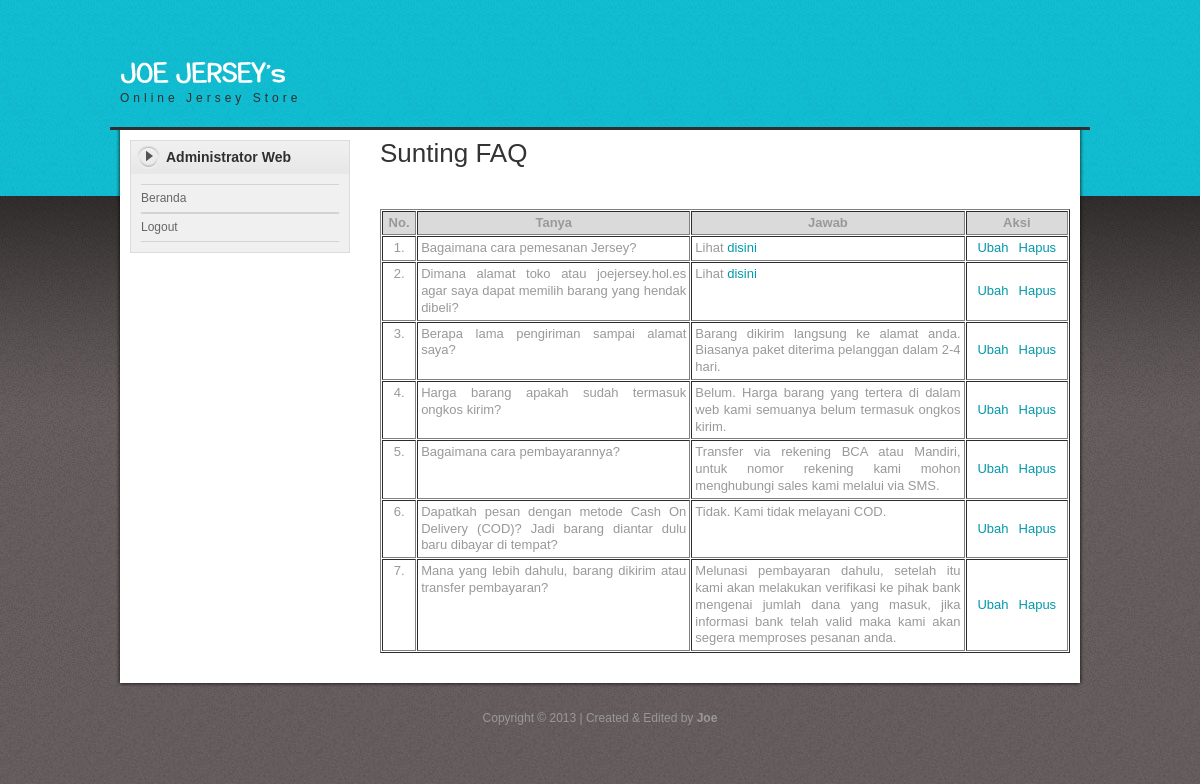
The page /sunting_faq.php (signed in) on the database its author committed.
### tables this page shows
CREATE TABLE `tabel_faq` (
  `id_faq` int(10) NOT NULL auto_increment,
  `tanya_faq` text NOT NULL,
  `jawab_faq` text NOT NULL,
  PRIMARY KEY  (`id_faq`)
);

### sunting_faq.php (the view, shortened to what this page needs)
<?php session_start();
	if(session_is_registered('username')){
?>
<!DOCTYPE html PUBLIC "-//W3C//DTD XHTML 1.0 Transitional//EN" "http://www.w3.org/TR/xhtml1/DTD/xhtml1-transitional.dtd">
<html xmlns="http://www.w3.org/1999/xhtml">
<head>
<link href="templatemo_style.css" rel="stylesheet" type="text/css" />
<link rel="stylesheet" href="nivo-slider.css" type="text/css" media="screen" />
<link rel="stylesheet" type="text/css" href="css/ddsmoothmenu.css" />
</head>
<body>
	<div id="templatemo_body_wrapper">
		<div id="templatemo_wrapper">
			<div id="templatemo_header">
				<div id="site_title"><h1><a href="beranda_admin.php">Online Jersey Store</a></h1></div>
			</div>
			<div id="templatemo_main">
				<?php include "sidebar_admin.php";?>
				<div id="content" class="float_r">
					<h2>Sunting FAQ</h2>
					<table width="100%" border="1" cellpadding="3" cellspacing="1">
						<tr>
							<th width="5%" align="center" bgcolor="#dadada"><font size="2">No.</font></th>
							<th width="40%" align="center" bgcolor="#dadada"><font size="2">Tanya</font></th>
							<th width="40%" align="center" bgcolor="#dadada"><font size="2">Jawab</font></th>
							<th width="15%" align="center" bgcolor="#dadada"><font size="2">Aksi</font></th>
						</tr><br>
					<?php
						$query = mysql_query("select * from tabel_faq order by id_faq asc");
						while($row = mysql_fetch_array($query)) {
					?>
						<tr>
							<td align="center" valign="top"><font size="2"><?php echo $c=$c+1;?>.</font></td>
							<td align="justify" valign="top"><font size="2"><?php echo $row['tanya_faq'];?></font></td>
							<td align="justify" valign="top"><font size="2"><?php echo $row['jawab_faq'];?></font></td>
							<td align="center">
								<a href="faq_ubah.php?id_faq=<?php echo $row['id_faq']; ?>"><font size="2">Ubah</font></a>&nbsp;&nbsp;
								<a href="faq_hapus.php?id_faq=<?php echo $row['id_faq']; ?>" onclick="return confirm('Apakah anda yakin akan menghapus faq ini ?')"><font size="2">Hapus</font></a>
							</td>
						</tr>
					<?php
						}
					?>
					</table>
				<br>
				</div>
			</div>
			<div id="templatemo_footer">
				Copyright © 2013 | Created & Edited by <b>Joe</b>
			</div>
		</div>
	</div>
</body>
</html>
<?php
	}else{
		echo "<script>window.location='index.php'</script>";
	}
?>

### templatemo_style.css (style rules this page uses)
body { margin: 0; padding: 0; color: #999; font-family: Tahoma, Geneva, sans-serif; font-size: 12px; line-height: 1.4em; background-color: #665f5f; background-repeat: repeat; background-image: url(images/templatemo_body.jpg) }
a, a:link, a:visited { color: #0299aa; font-weight: normal; text-decoration: none }
h1, h2, h3, h4, h5, h6 { color: #333; font-weight: normal; }
h1 { font-size: 30px; margin: 0 0 30px; padding: 5px 0 }
h2 { font-size: 26px; margin: 0 0 25px; padding: 5px 0 }
.float_r { float: right }
#templatemo_body_wrapper { width: 100%; background: url(images/templatemo_body_top.jpg) repeat-x top }
#templatemo_wrapper { width: 980px; margin: 0 auto; }
#templatemo_header { width: 960px; height: 70px; padding: 30px 10px; background: url(images/templatemo_header_bg.png) no-repeat bottom; }
#templatemo_main { width: 940px; padding: 10px 20px; background: url(images/templatemo_main_bg.png) repeat-y }
#content { width: 690px }
#templatemo_footer { width: 960px; padding: 30px 10px; text-align: center; background: url(images/templatemo_footer.png) no-repeat top }
#site_title { float: left; margin-top: 30px; }
#site_title h1 { margin: 0; padding: 0 }
#site_title h1 a { display: block; width: 300px; height: 40px; padding-top: 30px; font-size: 12px; letter-spacing: 4px; color: #2f2f2f; text-align: left; background: url(images/templatemo_logo.png) no-repeat top left }
#templatemo_footer { color: #999 }

### rows shown on the page
tabel_faq: tanya_faq "Bagaimana cara pemesanan Jersey?", jawab_faq "Lihat disini"
tabel_faq: c "2", tanya_faq "Dimana alamat toko atau joejersey.hol.es agar saya dapat memilih barang yang hendak dibeli?", jawab_faq "Lihat disini"
tabel_faq: c "3", tanya_faq "Berapa lama pengiriman sampai alamat saya?", jawab_faq "Barang dikirim langsung ke alamat anda. Biasanya paket diterima pelanggan dalam 2-4 hari."
tabel_faq: c "4", tanya_faq "Harga barang apakah sudah termasuk ongkos kirim?", jawab_faq "Belum. Harga barang yang tertera di dalam web kami semuanya belum termasuk ongkos kirim."
tabel_faq: c "5", tanya_faq "Bagaimana cara pembayarannya?", jawab_faq "Transfer via rekening BCA atau Mandiri, untuk nomor rekening kami mohon menghubungi sales kami melalui via SMS."
tabel_faq: c "6", tanya_faq "Dapatkah pesan dengan metode Cash On Delivery (COD)? Jadi barang diantar dulu baru dibayar di tempat?", jawab_faq "Tidak. Kami tidak melayani COD."
tabel_faq: c "7", tanya_faq "Mana yang lebih dahulu, barang dikirim atau transfer pembayaran?", jawab_faq "Melunasi pembayaran dahulu, setelah itu kami akan melakukan verifikasi ke pihak bank mengenai jumlah dana yang masuk, jika informasi bank telah valid maka kami akan segera memproses pesanan anda."

### other values the page prints
$_SESSION['nama'] "Administrator Web"
